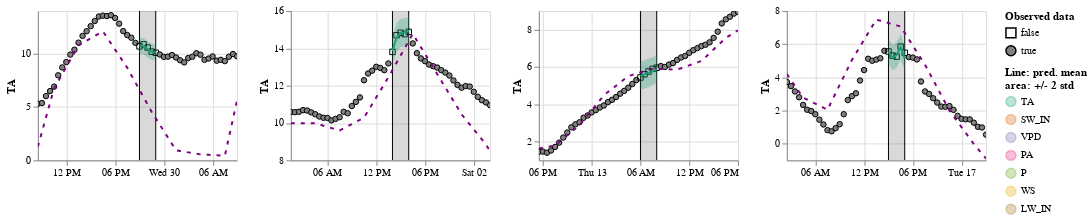

Notebook code cell kept with this figure:
### Code cell
show_results(learn_TA, items=items0, hide_no_gap=True, control_map=control_map)
